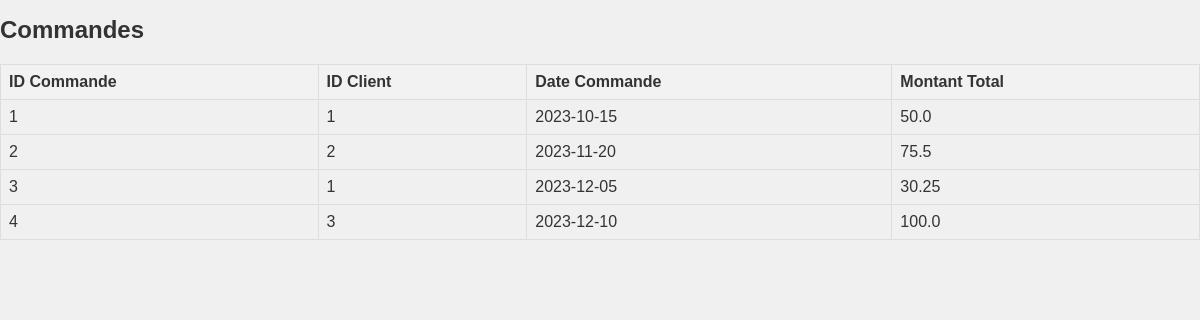
Page /table/commandes on the earlier database version.
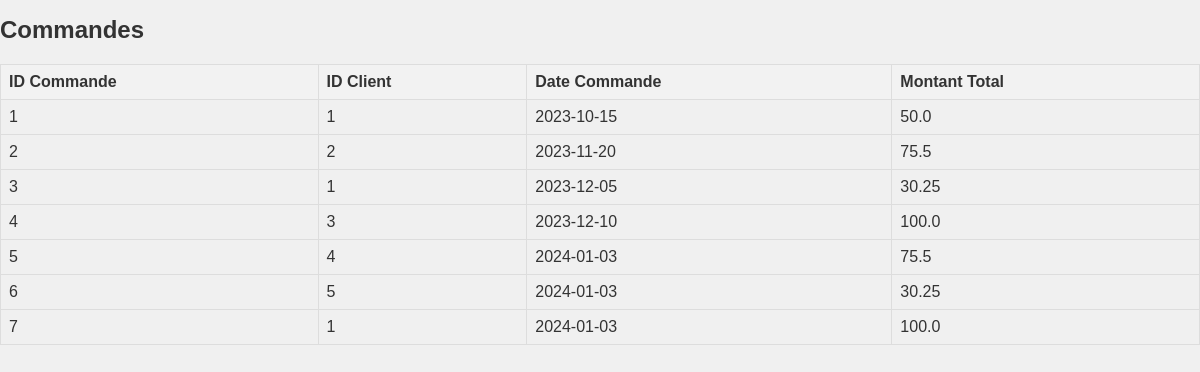
Same page on the later database version.
### tables this page shows
CREATE TABLE commandes(
            id_commande INTEGER PRIMARY KEY AUTOINCREMENT,
            id_client INTEGER,
            date_commande DATE,
            montant_total FLOAT,
            FOREIGN KEY (id_client) REFERENCES clients(id_client)
        );

### affichage.py (the view)
@app.route('/table/commandes')
def afficher_commandes():
    donnees_commandes = obtenir_donnees('commandes')
    return render_template('commandes.html', titre='Commandes', donnees=donnees_commandes)

### affichage.py (called while the page is built)
def obtenir_donnees(table_name):
    conn = sqlite3.connect('OnlineStore2.db')
    cursor = conn.cursor()
    cursor.execute(f"SELECT * FROM {table_name};")
    rows = cursor.fetchall()
    conn.close()
    return rows

### templates/commandes.html (shortened to what this page needs)
<!DOCTYPE html>
<html lang="fr">
<head>
    <link rel="stylesheet" href="../static/css/styles.css">
</head>
<body>
    <h1>{{ titre }}</h1>
    <table>
        <thead>
            <tr>
                <th>ID Commande</th>
                <th>ID Client</th>
                <th>Date Commande</th>
                <th>Montant Total</th>
            </tr>
        </thead>
        <tbody>
            {% for row in donnees %}
                <tr>
                    <td>{{ row[0] }}</td>
                    <td>{{ row[1] }}</td>
                    <td>{{ row[2] }}</td>
                    <td>{{ row[3] }}</td>
                </tr>
            {% endfor %}
        </tbody>
    </table>
</body>
</html>

Differences in the rows shown:
added commandes: id_commande "5", id_client "4", date_commande "2024-01-03", montant_total "75.5"
added commandes: id_commande "6", id_client "5", date_commande "2024-01-03", montant_total "30.25"
added commandes: id_commande "7", id_client "1", date_commande "2024-01-03", montant_total "100.0"
